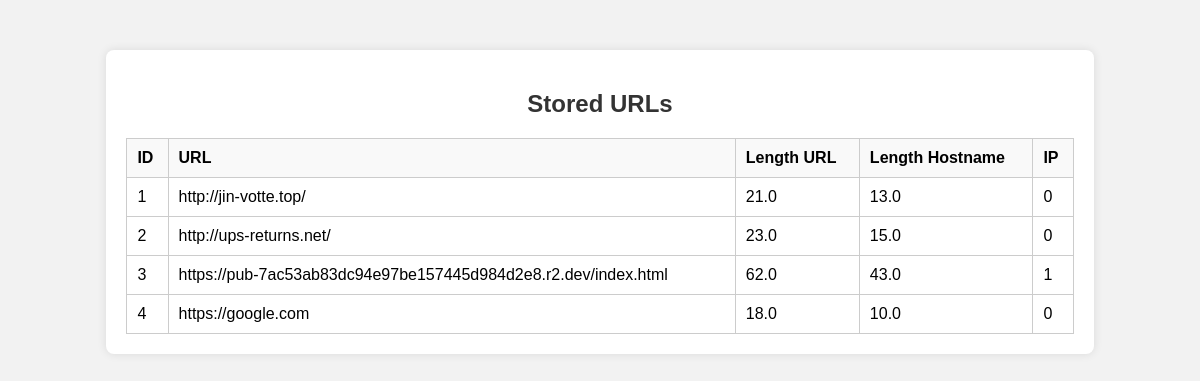
Screenshot of /view-urls with the database file from the repository.
### applic.py (models this page shows)
class URL(Base):
    __tablename__ = "urls"
    id = Column(Integer, primary_key=True, index=True)
    url = Column(String, unique=True, index=True)
    length_url = Column(Float)
    length_hostname = Column(Float)
    ip = Column(Integer)
    nb_dots = Column(Integer)
    nb_hyphens = Column(Integer)
    nb_at = Column(Integer)
    nb_qm = Column(Integer)
    nb_and = Column(Integer)
    nb_or = Column(Integer)
    nb_underscore = Column(Integer)
    nb_tilde = Column(Integer)
    nb_percent = Column(Integer)
    nb_slash = Column(Integer)
    nb_star = Column(Integer)
    nb_colon = Column(Integer)
    nb_comma = Column(Integer)
    nb_www = Column(Integer)
    nb_com = Column(Integer)
    nb_dslash = Column(Integer)
    http_in_path = Column(Integer)
    https_token = Column(Integer)
    ratio_digits_url = Column(Float)
    ratio_digits_host = Column(Float)
    tld_in_path = Column(Integer)
    tld_in_subdomain = Column(Integer)
    abnormal_subdomain = Column(Integer)
    nb_subdomains = Column(Integer)
    prefix_suffix = Column(Integer)
    shortening_service = Column(Integer)
    nb_external_redirection = Column(Integer)
    length_words_raw = Column(Integer)
    char_repeat = Column(Integer)
    shortest_words_raw = Column(Float)
    shortest_word_host = Column(Float)
    shortest_word_path = Column(Float)
    longest_words_raw = Column(Float)
    longest_word_host = Column(Float)
    longest_word_path = Column(Float)
    avg_words_raw = Column(Float)
    avg_word_host = Column(Float)
    avg_word_path = Column(Float)
    phish_hints = Column(Integer)
    domain_in_brand = Column(Integer)
    brand_in_subdomain = Column(Integer)
    brand_in_path = Column(Integer)
    suspicious_tld = Column(Integer)
    statistical_report = Column(Integer)
    nb_hyperlinks = Column(Integer)
    ratio_intHyperlinks = Column(Float)
    ratio_extHyperlinks = Column(Float)
    nb_extCSS = Column(Integer)
    ratio_intRedirection = Column(Float)
    ratio_extRedirection = Column(Float)
    ratio_extErrors = Column(Float)
    external_favicon = Column(Integer)
    links_in_tags = Column(Float)
    ratio_intMedia = Column(Float)
    ratio_extMedia = Column(Float)
    popup_window = Column(Integer)
    safe_anchor = Column(Float)
    empty_title = Column(Integer)
    domain_in_title = Column(Integer)
    domain_with_copyright = Column(Integer)
    dns_record = Column(Integer)
    google_index = Column(Integer)
    page_rank = Column(Float)

### applic.py (the view)
@app.get("/view-urls", response_class=HTMLResponse)
async def view_urls(request: Request):
    db = SessionLocal()
    urls = db.query(URL).all()
    return templates.TemplateResponse("view_urls.html", {"request": request, "urls": urls})

### templates/view_urls.html (shortened to what this page needs)
<!DOCTYPE html>
<html>
<head>
</head>
<body>
    <div class="container">
        <h2>Stored URLs</h2>
        <table>
            <thead>
                <tr>
                    <th>ID</th>
                    <th>URL</th>
                    <th>Length URL</th>
                    <th>Length Hostname</th>
                    <th>IP</th>
                </tr>
            </thead>
            <tbody>
                {% for url in urls %}
                <tr>
                    <td>{{ url.id }}</td>
                    <td>{{ url.url }}</td>
                    <td>{{ url.length_url }}</td>
                    <td>{{ url.length_hostname }}</td>
                    <td>{{ url.ip }}</td>
                </tr>
                {% endfor %}
            </tbody>
        </table>
    </div>
</body>
</html>

### templates/view_urls.html (style rules this page uses)
body { font-family: Arial, sans-serif; background-color: #f2f2f2; }
.container { width: 80%; margin: auto; background-color: white; padding: 20px; box-shadow: 0 0 10px rgba(0, 0, 0, 0.1); margin-top: 50px; border-radius: 8px; }
h2 { text-align: center; color: #333; }
table { width: 100%; border-collapse: collapse; margin-top: 20px; }
th, td { border: 1px solid #ccc; padding: 10px; text-align: left; }
th { background-color: #f9f9f9; }

### rows the page displays
URL: id "1", url "http://jin-votte.top/", length_url "21.0", length_hostname "13.0", ip "0"
URL: id "2", url "http://ups-returns.net/", length_url "23.0", length_hostname "15.0", ip "0"
URL: id "3", url "https://pub-7ac53ab83dc94e97be157445d984d2e8.r2.dev/index.html", length_url "62.0", length_hostname "43.0", ip "1"
URL: id "4", url "https://google.com", length_url "18.0", length_hostname "10.0", ip "0"
